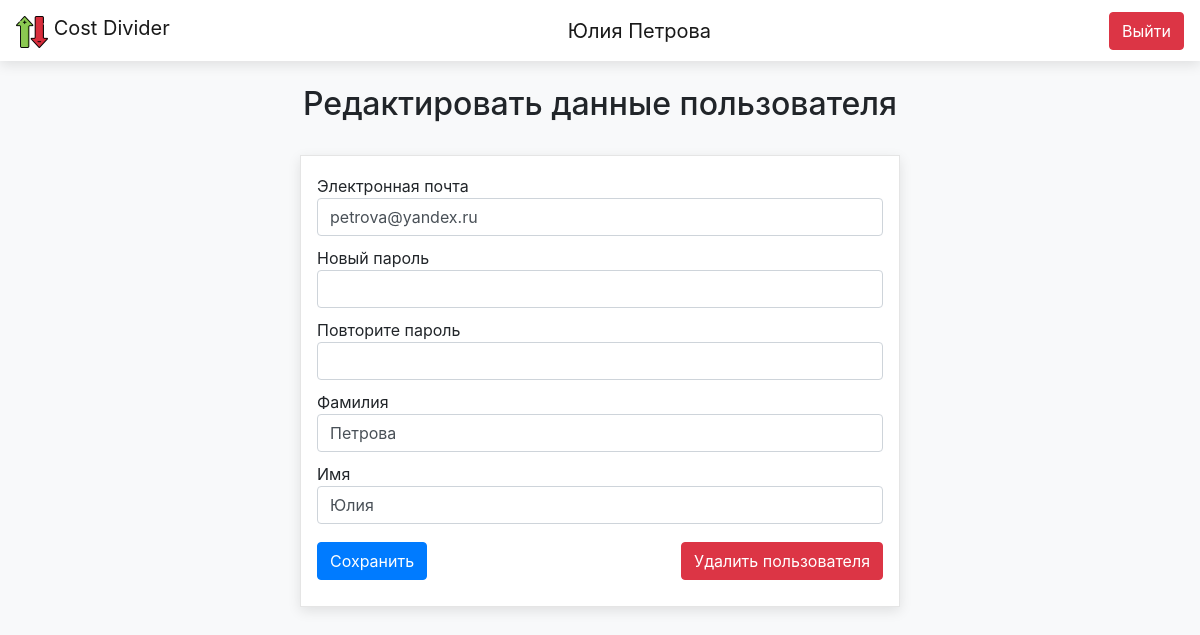
The app's page /users/edit (signed in) with its own data.
### data/users.py (models this page shows, shortened)
class User(SqlAlchemyBase, UserMixin, SerializerMixin):
    __tablename__ = "users"
    id = sqlalchemy.Column(sqlalchemy.Integer, primary_key=True, autoincrement=True)
    email = sqlalchemy.Column(sqlalchemy.String, unique=True)
    hashed_password = sqlalchemy.Column(sqlalchemy.String)
    surname = sqlalchemy.Column(sqlalchemy.String)
    name = sqlalchemy.Column(sqlalchemy.String)
    events = orm.relationship("Event", secondary="members", back_populates="members")
    money_list = orm.relationship("Money", back_populates="user")
    def get_full_name(self):
        return f"{self.name} {self.surname}"

### blueprints/users_bp.py (the view, shortened to what this page needs)
@blueprint.route("/users/edit", methods=['GET', 'POST'])
@login_required
def edit_user():
    params = {
        'app_name': APP_NAME,
    }
    form = EditUserForm()
    params['title'] = "Редактировать данные пользователя"
    params['form'] = form
    if request.method == 'GET':
        form.email.data = current_user.email
        form.surname.data = current_user.surname
        form.name.data = current_user.name
    return render_template("edit_user_form.html", **params)

### forms/users_forms.py
class EditUserForm(FlaskForm):
    email = EmailField('Электронная почта', validators=[DataRequired()])
    password = PasswordField('Новый пароль')
    password_again = PasswordField('Повторите пароль')
    surname = StringField('Фамилия', validators=[DataRequired()])
    name = StringField('Имя', validators=[DataRequired()])
    submit = SubmitField('Сохранить')

### data/db_session.py (called while the page is built)
def create_session() -> Session:
    global __factory
    return __factory()

### main.py (called while the page is built)
@login_manager.user_loader
def load_user(user_id):
    session = db_session.create_session()
    return session.query(User).get(user_id)

### templates/edit_user_form.html (shortened to what this page needs)
{% extends "base.html" %}
{% block content %}
    <div class="form-container">
        <div class="general-block form-block">
            <form action="" method="post">
                <div>
                    {{ form.email.label }}<br>
                    {{ form.email(class="form-control", type="email") }}<br>
                </div>
                <div>
                    {{ form.password.label }}<br>
                    {{ form.password(class="form-control", type="password") }}<br>
                </div>
                <div>
                    {{ form.password_again.label }}<br>
                    {{ form.password_again(class="form-control", type="password") }}<br>
                </div>
                <div>
                    {{ form.surname.label }}<br>
                    {{ form.surname(class="form-control") }}<br>
                </div>
                <div>
                    {{ form.name.label }}<br>
                    {{ form.name(class="form-control") }}<br>
                </div>
                <div class="d-flex justify-content-between">
                    <div>{{ form.submit(type="submit", class="btn btn-primary") }}</div>
                    <a class="btn btn-danger" href="/users/delete">Удалить пользователя</a>
                </div>
            </form>
        </div>
    </div>
{% endblock %}

### templates/base.html (shortened to what this page needs)
<!DOCTYPE html>
<html lang="ru">
<head>
    <link rel="stylesheet"
          href="https://stackpath.bootstrapcdn.com/bootstrap/4.4.1/css/bootstrap.min.css"
>
    <link rel="stylesheet" href="{{ url_for('static', filename='css/style.css') }}">
</head>
<body class="bg-light">
<header>
    <nav class="navbar navbar-light bg-white">
        <a class="navbar-brand" href="/">
            <img class="d-inline-block align-text-top brand-logo"
                 src="{{ url_for('static', filename='img/logo.png') }}" alt="logo">
            {{ app_name }}
        </a>
        {% if current_user.is_authenticated %}
            <a class="navbar-brand" href="users/edit">{{ current_user.get_full_name() }}</a>
        {% endif %}
        <div>
            {% if current_user.is_authenticated %}
                <a class="btn btn-danger" href="/users/logout">Выйти</a>
            {% else %}
                <a class="btn btn-primary" href="/users/register">Зарегистрироваться</a>
                <a class="btn btn-success" href="/users/login">Войти</a>
            {% endif %}
        </div>
    </nav>
</header>
<br>
<main role="main" class="container">
    {% if title %}
        <h2 class="title">{{ title }}</h2>
    {% endif %}
    {% block content %}{% endblock %}
</main>
</body>
</html>

### static/css/style.css (style rules this page uses)
header { box-shadow: 0 4px 12px rgba(0, 0, 0, 0.1); }
main .title { text-align: center; margin-bottom: 32px; }
.general-block { padding: 16px; background-color: white; border: 1px solid rgba(0, 0, 0, 0.1); box-shadow: 0 4px 12px rgba(0, 0, 0, 0.1); margin: 32px 0; }
.form-container { max-width: 600px; margin: 0 auto; }
.form-block { line-height: 0.5; }
form > div { margin: 10px 0; }

### records on screen
User: get_full_name "Юлия Петрова", email "petrova@yandex.ru", surname "Петрова", name "Юлия"

### other values on screen
{{ app_name }} "Cost Divider"
{{ title }} "Редактировать данные пользователя"
